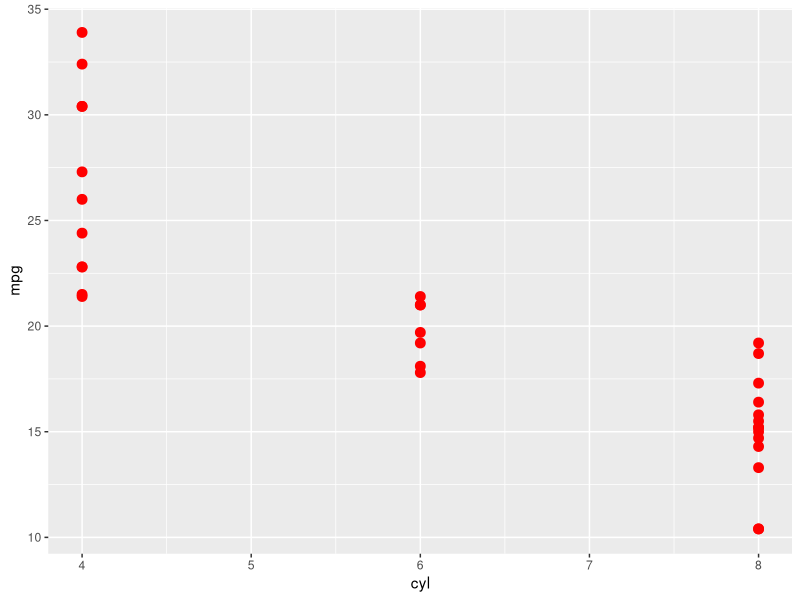

Here is the R script that generated this plot:
find.package("tidyverse")
library(tidyverse)
data(mtcars)
mycars <- mtcars %>% select(mpg,cyl)
ggplot(mycars,aes(cyl,mpg)) +
  geom_point(colour="red",size=3)
